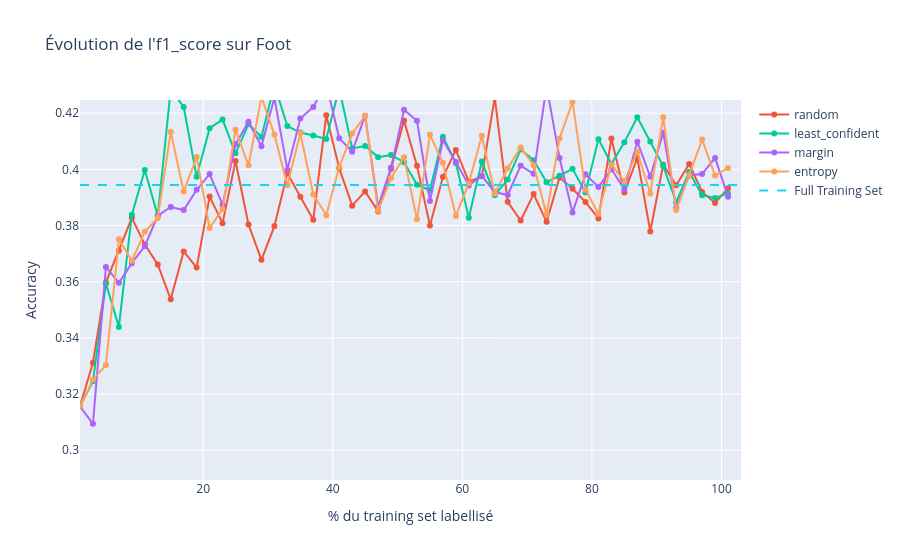
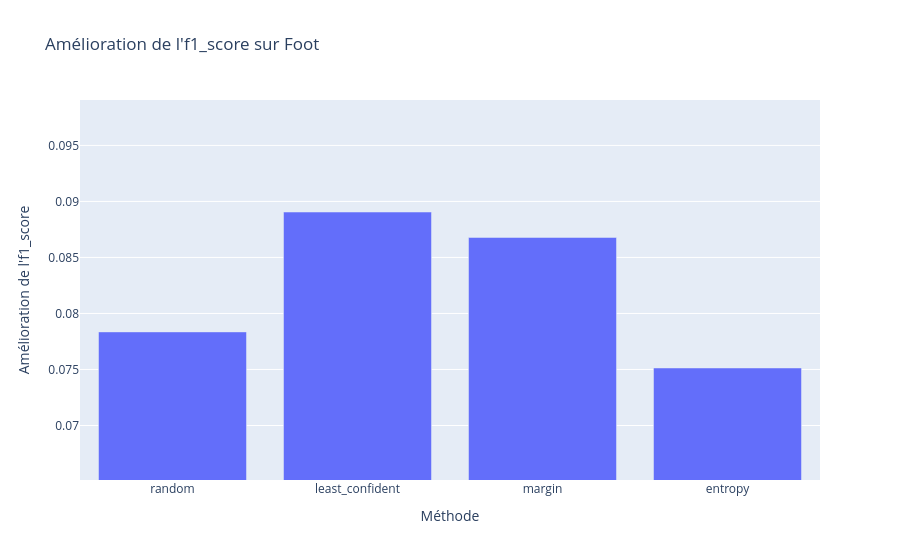

Notebook source saved alongside these figures, in order:
### Markdown cell above
__Foot avec 1% initialisation et batch 2%__

### Code cell
labeled_ratio=0.01 # Nombre d'échantillons labellisés initialement
test_ratio = 0.2  # Proportion du dataset réservée au test
n_iterations = 100 # Nombre d'itérations d'Active Learning
batch_ratio =0.02 # Taille du batch d'échantillons ajoutés à chaque itération
#methods=["random", "least_confident", "margin", "entropy","hybrid","qbc-variance","qbc-entropy","qbc-KL"]
methods=["random", "least_confident", "margin", "entropy"]
model_class=lambda : RandomForestClassifier()
# Créer un comité avec 3 modèles différents
# Liste de modèles pour le comité
models = [
    clone(RandomForestClassifier()),  # Random Forest
    clone(LogisticRegression(max_iter=1000)), # Régression Logistique
    clone(SVC(probability=True)),      # Régression Ridge pour classificati)           # Analyse discriminante quadratique
]
#datasets={"MNIST":(X_MNIST,y_MNIST),"PRS":(X_PRS,y_PRS),"Foot":(X_foot,y_foot)}
datasets={"Foot":(X_foot,y_foot)}
METRICS = {
    "MNIST": f1_score,
    "Foot": f1_score,
    "PRS": "PR AUC"  # AUC PRC
}

# Exécution de l'expérience
run_active_learning_experiment_datasets(datasets, METRICS, labeled_ratio, test_ratio, n_iterations, batch_ratio, methods, model_class, models)

### Figure 1 — Plotly figure (JSON) as saved in the notebook; plotly's stock layout.template omitted (floating-point values rounded to 4 significant figures)
{"data": [{"hovertemplate": "<extra></extra>", "legendgroup": "", "line": {"color": "#636efa", "dash": "solid"}, "marker": {"symbol": "circle"}, "mode": "lines", "name": "", "orientation": "v", "showlegend": false, "type": "scatter", "xaxis": "x", "yaxis": "y"}, {"mode": "lines+markers", "name": "random", "type": "scatter", "x": [1, 3, 5, 7.0, 9, 11, 13, 15.0, 17, 19, 21.0, 23, 25, 27, 29.0, 31, 33, 35, 37, 39, 41, 43, 45, 47, 49, 51, 53, 55.0, 57.0, 59, 61, 63, 65, 67, 69, 71.0, 73, 75, 77, 79, 81, 83, 85, 87, 89, 91, 93, 95, 97, 99, 101], "y": [0.3156, 0.3312, 0.3598, 0.3711, 0.3827, 0.3732, 0.3661, 0.3537, 0.3708, 0.365, 0.3903, 0.3808, 0.4029, 0.3804, 0.3678, 0.3798, 0.3987, 0.3903, 0.3821, 0.4193, 0.4004, 0.3871, 0.3921, 0.385, 0.4001, 0.4174, 0.4013, 0.38, 0.3973, 0.4069, 0.3956, 0.3975, 0.4255, 0.3885, 0.3818, 0.3912, 0.3813, 0.3971, 0.3931, 0.3884, 0.3825, 0.411, 0.3917, 0.404, 0.3779, 0.4017, 0.3943, 0.4019, 0.392, 0.388, 0.3932, 0.394]}, {"mode": "lines+markers", "name": "least_confident", "type": "scatter", "x": [1, 3, 5, 7.0, 9, 11, 13, 15.0, 17, 19, 21.0, 23, 25, 27, 29.0, 31, 33, 35, 37, 39, 41, 43, 45, 47, 49, 51, 53, 55.0, 57.0, 59, 61, 63, 65, 67, 69, 71.0, 73, 75, 77, 79, 81, 83, 85, 87, 89, 91, 93, 95, 97, 99, 101], "y": [0.3156, 0.3245, 0.3593, 0.3439, 0.3839, 0.3997, 0.3835, 0.4285, 0.4222, 0.3973, 0.4146, 0.4177, 0.4057, 0.4162, 0.4115, 0.4301, 0.4154, 0.4131, 0.4121, 0.4108, 0.4289, 0.4075, 0.4083, 0.4044, 0.4051, 0.4025, 0.3945, 0.3926, 0.4116, 0.4022, 0.3828, 0.4028, 0.3908, 0.3964, 0.4071, 0.4032, 0.3954, 0.3977, 0.4002, 0.3918, 0.4108, 0.4019, 0.4096, 0.4186, 0.4099, 0.4012, 0.3883, 0.399, 0.3908, 0.3898, 0.3915, 0.4047]}, {"mode": "lines+markers", "name": "margin", "type": "scatter", "x": [1, 3, 5, 7.0, 9, 11, 13, 15.0, 17, 19, 21.0, 23, 25, 27, 29.0, 31, 33, 35, 37, 39, 41, 43, 45, 47, 49, 51, 53, 55.0, 57.0, 59, 61, 63, 65, 67, 69, 71.0, 73, 75, 77, 79, 81, 83, 85, 87, 89, 91, 93, 95, 97, 99, 101], "y": [0.3156, 0.3094, 0.3652, 0.3596, 0.3666, 0.3726, 0.3835, 0.3866, 0.3855, 0.3927, 0.3983, 0.3874, 0.409, 0.4169, 0.4082, 0.4255, 0.3999, 0.4181, 0.4222, 0.4306, 0.4111, 0.4063, 0.4191, 0.3868, 0.4006, 0.4212, 0.4173, 0.3887, 0.4103, 0.4026, 0.3943, 0.3977, 0.3919, 0.3909, 0.4013, 0.3984, 0.4296, 0.404, 0.3847, 0.3982, 0.3937, 0.4, 0.3929, 0.4098, 0.3974, 0.413, 0.3863, 0.3978, 0.3983, 0.4041, 0.3902, 0.4024]}, {"mode": "lines+markers", "name": "entropy", "type": "scatter", "x": [1, 3, 5, 7.0, 9, 11, 13, 15.0, 17, 19, 21.0, 23, 25, 27, 29.0, 31, 33, 35, 37, 39, 41, 43, 45, 47, 49, 51, 53, 55.0, 57.0, 59, 61, 63, 65, 67, 69, 71.0, 73, 75, 77, 79, 81, 83, 85, 87, 89, 91, 93, 95, 97, 99, 101], "y": [0.3156, 0.3251, 0.3303, 0.3751, 0.3674, 0.3778, 0.3827, 0.4133, 0.3921, 0.4044, 0.3791, 0.3858, 0.4141, 0.4015, 0.4257, 0.4124, 0.3944, 0.4129, 0.3911, 0.3837, 0.4008, 0.4127, 0.4191, 0.3854, 0.3969, 0.4043, 0.3822, 0.4123, 0.4023, 0.3834, 0.3951, 0.412, 0.3914, 0.4004, 0.4078, 0.4015, 0.3839, 0.411, 0.424, 0.3927, 0.3842, 0.4017, 0.3956, 0.4063, 0.3914, 0.4185, 0.3856, 0.3978, 0.4106, 0.3978, 0.4005, 0.3908]}, {"line": {"dash": "dash"}, "mode": "lines", "name": "Full Training Set", "type": "scatter", "x": [1, 105], "y": [0.3945, 0.3945]}], "layout": {"legend": {"tracegroupgap": 0}, "title": {"text": "Évolution de l'f1_score sur Foot"}, "xaxis": {"anchor": "y", "domain": [0, 1], "range": [1, 103], "title": {"text": "% du training set labellisé"}}, "yaxis": {"anchor": "x", "domain": [0, 1], "range": [0.2894, 0.4247], "title": {"text": "Accuracy"}}}}

### Figure 2 — Plotly figure (JSON) as saved in the notebook; plotly's stock layout.template omitted (floating-point values rounded to 4 significant figures)
{"data": [{"hovertemplate": "Méthode=%{x}<br>Amélioration de l'f1_score=%{y}<extra></extra>", "legendgroup": "", "marker": {"color": "#636efa", "pattern": {"shape": ""}}, "name": "", "orientation": "v", "showlegend": false, "textposition": "auto", "type": "bar", "x": ["random", "least_confident", "margin", "entropy"], "xaxis": "x", "y": [0.07835, 0.08905, 0.08679, 0.07513], "yaxis": "y"}], "layout": {"barmode": "relative", "legend": {"tracegroupgap": 0}, "title": {"text": "Amélioration de l'f1_score sur Foot"}, "xaxis": {"anchor": "y", "domain": [0, 1], "title": {"text": "Méthode"}}, "yaxis": {"anchor": "x", "domain": [0, 1], "range": [0.06513, 0.09905], "title": {"text": "Amélioration de l'f1_score"}}}}
